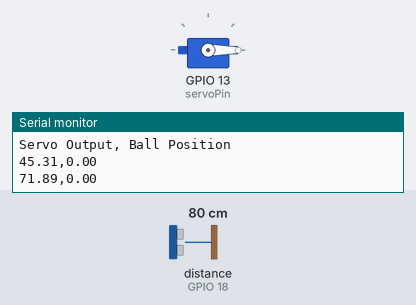
Bench run of a sketch on a simulated ESP32. Shown: servo, the last lines printed to the serial monitor. Wiring (inferred from the names in the program): ultrasonic range finder: trigger GPIO 5; echo GPIO 18. Inputs (shaded band) come from the test bench; at power-on: distance to the obstacle (sensor on GPIO 18) 80 cm. The echo pulse lasts 58.3 µs per cm.

Above: at 1.2 s.
1.3 s: distance to the obstacle (sensor on GPIO 18) set to 2 cm
At 2.4 s:
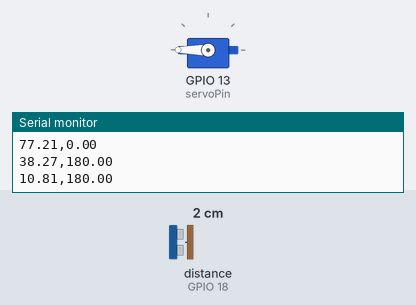
At 2.87 s:
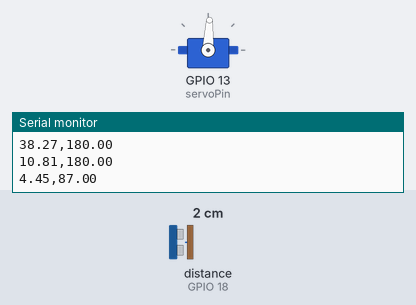
4.3 s: distance to the obstacle (sensor on GPIO 18) set to 18 cm
At 4.67 s:
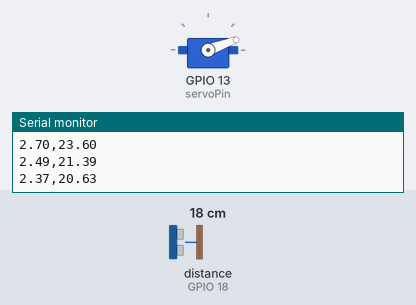
Timing chart, 0 to 7.3 s (numbered marks = the images above; inputs shaded):
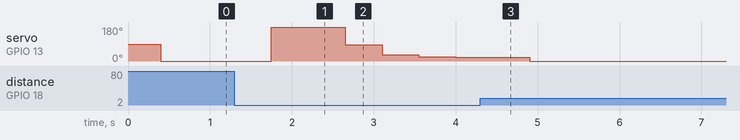

The sketch:

final_code.ino
```cpp
#include <ESP32Servo.h> // ESP32-compatible servo library
#include <PID_v1.h>     // Standard PID library
#include <SimpleKalmanFilter.h> // Kalman filter library

// Define pin numbers
const int trigPin = 5;  // GPIO5
const int echoPin = 18; // GPIO18
const int servoPin = 13; // GPIO13

// PID variables
double setpoint, ballPosition, servoOutput;
double kp = 2.0, ki = 0.01, kd = 1.13;

// Beam length
const float beamLength = 25.0;

// Servo, PID controller, and Kalman filter objects
Servo servoMotor;
PID myPID(&ballPosition, &servoOutput, &setpoint, kp, ki, kd, DIRECT);
SimpleKalmanFilter distanceKalman(1.5, 2, 0.1);

// Variables for distance measurement
volatile long duration;
volatile bool measurementReady = false;

// Interrupt handler for echo pin
void IRAM_ATTR echoHandler() {
  static unsigned long startTime;
  if (digitalRead(echoPin) == HIGH) {
    startTime = micros();
  } else {
    duration = micros() - startTime;
    measurementReady = true;
  }
}

// Function to trigger ultrasonic measurement
void measureDistance() {
  digitalWrite(trigPin, LOW);
  delayMicroseconds(2);
  digitalWrite(trigPin, HIGH);
  delayMicroseconds(10);
  digitalWrite(trigPin, LOW);
}

// Setup function
void setup() {
  Serial.begin(115200);

  // Configure pins
  pinMode(trigPin, OUTPUT);
  pinMode(echoPin, INPUT);
  attachInterrupt(digitalPinToInterrupt(echoPin), echoHandler, CHANGE);

  // Attach servo to ESP32 pin
  servoMotor.attach(servoPin);

  // Initialize PID
  myPID.SetMode(AUTOMATIC);
  myPID.SetOutputLimits(0, 180);

  // Set initial conditions
  servoMotor.write(90);
  setpoint = 12.0;

  Serial.println("Servo Output, Ball Position");
}

// Loop function
void loop() {
  // Trigger a distance measurement
  measureDistance();

  // Wait for the measurement to complete
  while (!measurementReady) {
    // Do nothing, or add a timeout logic if needed
  }
  measurementReady = false;

  // Calculate raw and filtered ball position
  double rawDistance = duration * 0.034 / 2;
  ballPosition = distanceKalman.updateEstimate(rawDistance);

  // Compute PID output
  myPID.Compute();
  servoMotor.write(servoOutput);

  // Print ball position and servo output
  Serial.print(ballPosition);
  Serial.print(",");
  Serial.println(servoOutput);

  // Small delay
  delay(50);
}
```

Measured:
- after the input at 1.3 s, servo on GPIO 13 (servoPin): 0° → 180° after 0.45 s, → 87° 0.90 s later, → 32° 0.45 s later, → 23° 0.45 s later, … (5 changes in this stretch)
